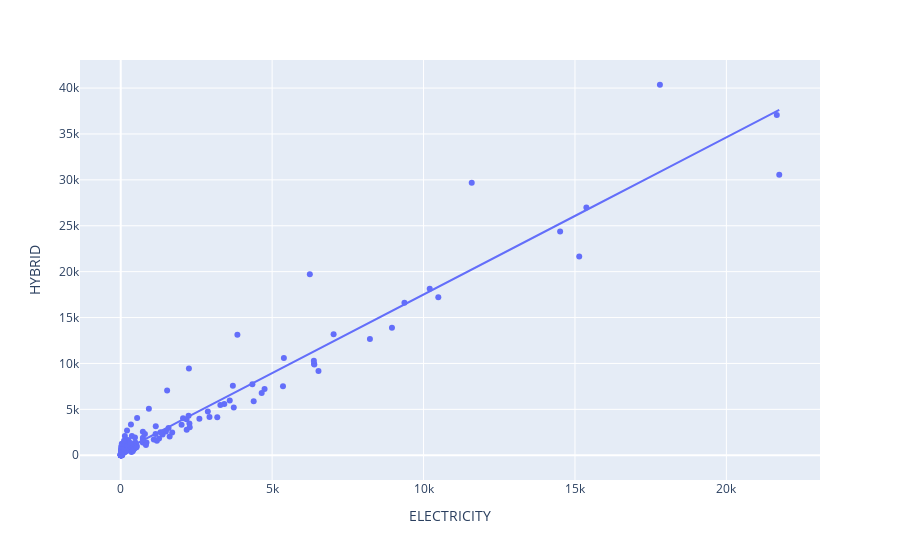

The cell this chart's notebook holds for it:
### Code cell
px.scatter(df_electro, x='ELECTRICITY', y='HYBRID',  trendline='ols', hover_data=[df_electro.index.get_level_values(0), df_electro.index.get_level_values(1)])

### Figure 1 — Plotly figure (JSON) as saved in the notebook; plotly's stock layout.template omitted (floating-point values rounded to 4 significant figures; data arrays with more than 128 entries replaced by an {"elided": "..."} marker saying what was removed)
{"data": [{"customdata": {"elided": "171x2 mixed values"}, "hovertemplate": "ELECTRICITY=%{x}<br>HYBRID=%{y}<br>hover_data_0=%{customdata[0]}<br>hover_data_1=%{customdata[1]}<extra></extra>", "legendgroup": "", "marker": {"color": "#636efa", "symbol": "circle"}, "mode": "markers", "name": "", "orientation": "v", "showlegend": false, "type": "scatter", "x": {"elided": "171 int values"}, "xaxis": "x", "y": {"elided": "171 int values"}, "yaxis": "y"}, {"hovertemplate": "<b>OLS trendline</b><br>HYBRID = 1.71257 * ELECTRICITY + 379.69<br>R<sup>2</sup>=0.935465<br><br>ELECTRICITY=%{x}<br>HYBRID=%{y} <b>(trend)</b><extra></extra>", "legendgroup": "", "marker": {"color": "#636efa", "symbol": "circle"}, "mode": "lines", "name": "", "showlegend": false, "type": "scatter", "x": {"elided": "171 int values"}, "xaxis": "x", "y": {"elided": "171 float values"}, "yaxis": "y"}], "layout": {"legend": {"tracegroupgap": 0}, "margin": {"t": 60}, "xaxis": {"anchor": "y", "domain": [0, 1], "title": {"text": "ELECTRICITY"}}, "yaxis": {"anchor": "x", "domain": [0, 1], "title": {"text": "HYBRID"}}}}
